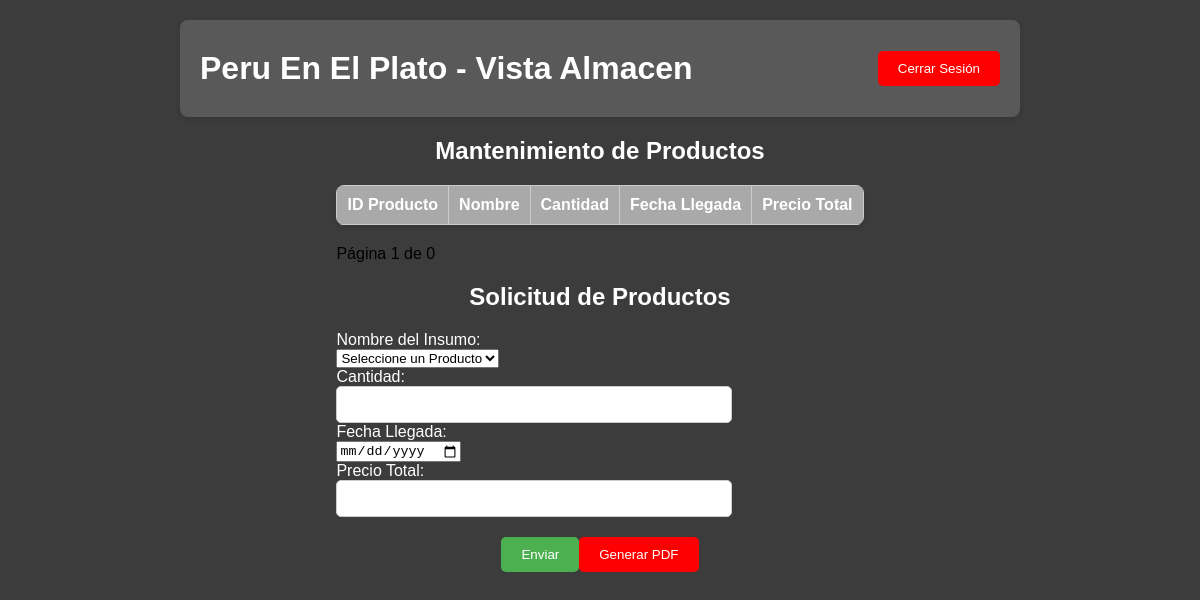
/controlador/controlador_almacen.php, run on an earlier commit of the app's database.
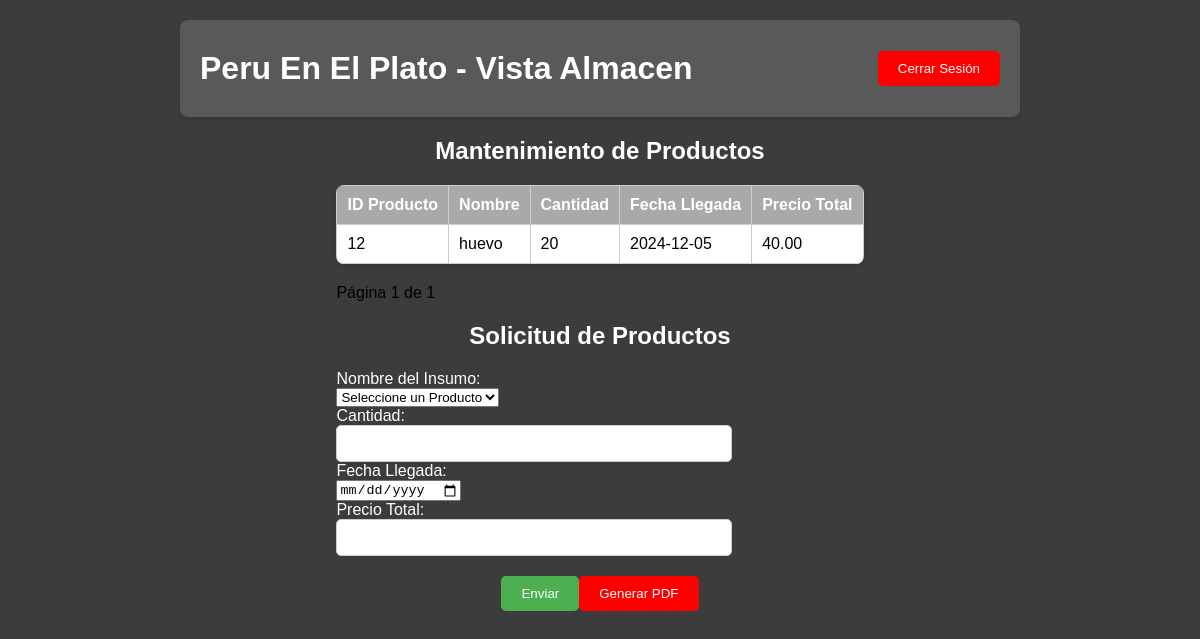
And on a later commit of the database.
### tables this page shows
CREATE TABLE `mantenimiento_productos` (
  `id_mant_prod` int(11) NOT NULL,
  `id_producto` int(11) NOT NULL,
  `cantidad_pedir` int(11) NOT NULL,
  `fecha_llegada` date NOT NULL,
  `precio_total` decimal(10,2) NOT NULL
);

CREATE TABLE `productos` (
  `id_producto` int(11) NOT NULL,
  `nombre` varchar(255) NOT NULL,
  `descripcion` varchar(300) DEFAULT NULL,
  `costo` decimal(10,2) NOT NULL,
  `estado` tinyint(1) DEFAULT 1,
  `id_proveedor` int(11) DEFAULT NULL
);

### controlador/controlador_almacen.php (called while the page is built, shortened)
<?php
require_once '../config/conexion.php';
require_once '../MODELO/modelo_almacen.php';
require_once '../vista/vista_almacen.php';
require_once '../vista/vista_almacen.php';
?>

### MODELO/modelo_almacen.php (called while the page is built, shortened)
<?php
require_once '../config/conexion.php';
function obtenerMantenimientoProductos() {
    global $conexion;
    $sql = "SELECT mp.id_mant_prod, mp.id_producto, p.nombre, mp.cantidad_pedir, mp.fecha_llegada, mp.precio_total
        FROM mantenimiento_productos mp
        INNER JOIN productos p ON mp.id_producto = p.id_producto";
    $result = $conexion->query($sql);
    return $result->fetch_all(MYSQLI_ASSOC);
}
?>

### vista/vista_almacen.php (the view, shortened to what this page needs)
<?php
require_once '../config/conexion.php';
require_once '../modelo/modelo_almacen.php';
$mantenimientoProductos = obtenerMantenimientoProductos();
$registrosPorPagina = 3;
$paginacion = isset($_GET['pagina']) ? (int)$_GET['pagina'] : 1;
$inicio = ($paginacion - 1) * $registrosPorPagina;
$totalProductos = count($mantenimientoProductos);
$totalPaginas = ceil($totalProductos / $registrosPorPagina);
?>
<!DOCTYPE html>
<html lang="es">
<head>
    <link rel="stylesheet" href="../public/styles/almacen.css">
</head>
<body>
<header>
    <h1>Peru En El Plato - Vista Almacen</h1>
    <button class="btn-cerrar">Cerrar Sesión</button>
</header>
<main>
    <h2>Mantenimiento de Productos</h2>
    <table>
    <thead>
        <tr>
            <th>ID Producto</th>
            <th>Nombre</th>
            <th>Cantidad</th>
            <th>Fecha Llegada</th>
            <th>Precio Total</th>
        </tr>
    </thead>
    <tbody>
        <?php
        $productosMostrados = array_slice($mantenimientoProductos, $inicio, $registrosPorPagina);
        foreach ($productosMostrados as $producto) {
            echo "<tr>";
            echo "<td>{$producto['id_producto']}</td>";
            echo "<td>{$producto['nombre']}</td>";
            echo "<td>{$producto['cantidad_pedir']}</td>";
            echo "<td>{$producto['fecha_llegada']}</td>";
            echo "<td>{$producto['precio_total']}</td>";
            echo "</tr>";
        }
        ?>
    </tbody>
</table>
<div class="paginacion">
    <span>Página <?php echo $paginacion; ?> de <?php echo $totalPaginas; ?></span>
</div>
<h2>Solicitud de Productos</h2>
<form id="solicitudProductos" method="POST" action="../controlador/controlador_almacen.php">
    <label for="nombreInsumo">Nombre del Insumo:</label><br>
    <select id="nombreInsumo" name="id_producto" required>
        <option value="">Seleccione un Producto</option>
    </select><br>
    <label for="cantidadInsumo">Cantidad:</label><br>
    <input type="number" id="cantidadInsumo" name="cantidadInsumo" required><br>
    <label for="fechaLlegada">Fecha Llegada:</label><br>
    <input type="date" id="fechaLlegada" name="fechaLlegada" required><br>
    <label for="precioTotal">Precio Total:</label><br>
    <input type="number" id="precioTotal" name="precioTotal" readonly><br>
    <div class="btn-container">
        <button type="submit" class="btn-actualizar">Enviar</button>
        <button type="button" class="btn-cerrar">Generar PDF</button>
    </div>
</form>
</main>
</body>
</html>

What changed in the data, as far as the page shows it:
added mantenimiento_productos: id_producto "12", id_producto.nombre "huevo", cantidad_pedir "20", fecha_llegada "2024-12-05", precio_total "40.00"
Also different on the page:
$totalPaginas: "0" → "1"
